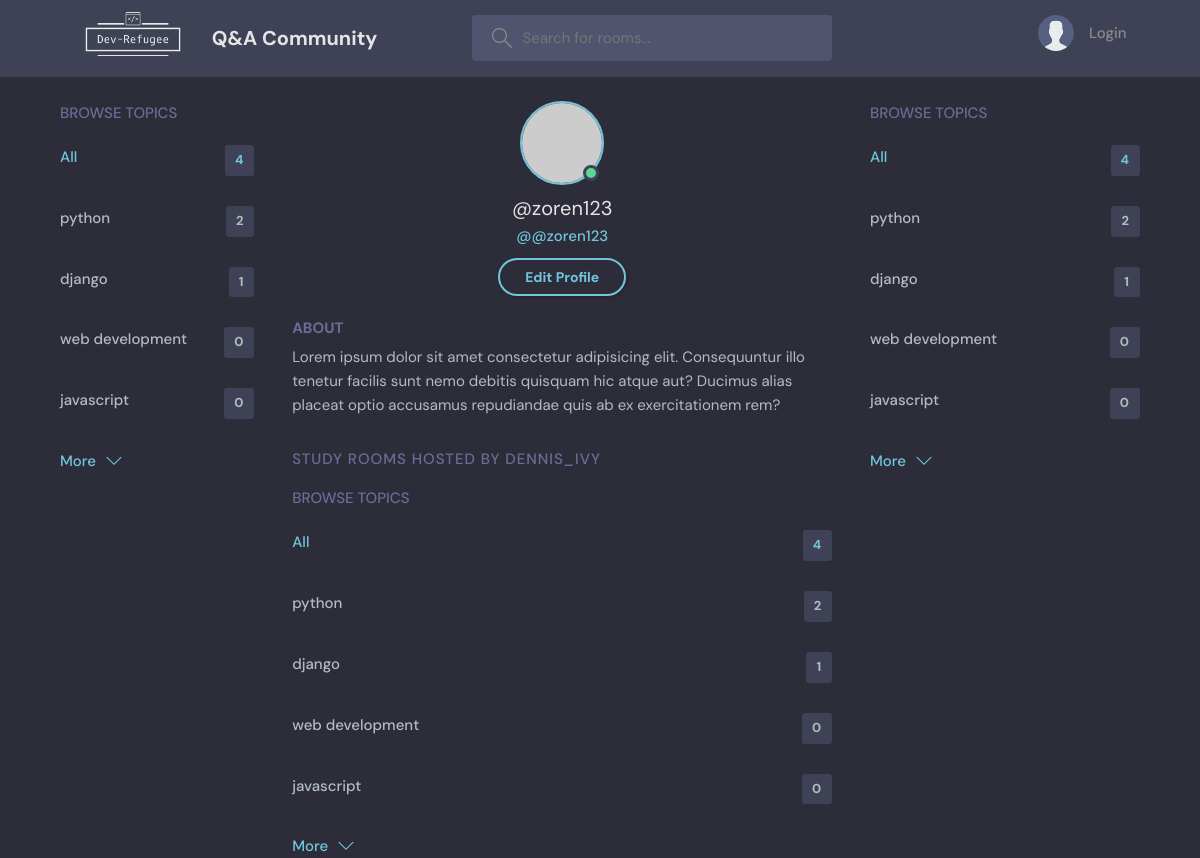
The app's page /profile/2/ with its own data.
### base/models.py (models this page shows, shortened)
class Topic(models.Model):
    name = models.CharField(max_length=200)

### base/views.py (the view)
def userProfile(request, pk):
    user = User.objects.get(id=pk)
    rooms = user.room_set.all()
    room_messages = user.message_set.all()
    topics = Topic.objects.all()
    context = {'user': user, 'rooms': rooms, 'room_messages': room_messages, 'topics': topics}
    return render(request, 'base/profile.html', context)

### base/templates/base/profile.html
{% extends 'main.html' %}
{% block content %}
  <main class="profile-page layout layout--3">
    <div class="container">
      {% include 'base/topics_component.html' %}
      <div class="roomList">
        <div class="profile">
          <div class="profile__avatar">
            <div class="avatar avatar--large active">
              <img src="https://randomuser.me/api/portraits/men/11.jpg" />
            </div>
          </div>
          <div class="profile__info">
            <h3>{{user.username}}</h3>
            <p>@{{user.username}}</p>
            <a href="edit-user.html" class="btn btn--main btn--pill">Edit Profile</a>
          </div>
          <div class="profile__about">
            <h3>About</h3>
            <p>
              Lorem ipsum dolor sit amet consectetur adipisicing elit. Consequuntur illo tenetur
              facilis sunt nemo debitis quisquam hic atque aut? Ducimus alias placeat optio
              accusamus repudiandae quis ab ex exercitationem rem?
            </p>
          </div>
        </div>
        <div class="roomList__header">
          <div>
            <h2>Study Rooms Hosted by dennis_ivy</a>
            </h2>
          </div>
        </div>
        {% include 'base/topics_component.html' %}
      </div>
      {% include 'base/topics_component.html' %}
    </div>
  </main>
{% endblock content %}

### base/templates/base/topics_component.html
<div class="topics">
    <div class="topics__header">
      <h2>Browse Topics</h2>
    </div>
    <ul class="topics__list">
      <li>
        <a href="{% url 'home' %}" class="active">All <span>{{topics.count}}</span></a>
      </li>
      {% for topic in topics %}
      <li>
        <a href="{% url 'home' %}? q={{topic.name}}">{{topic.name}}<span>{{topic.room_set.all.count}}</span></a>
      </li>
      {% endfor %}
    </ul>
    <a class="btn btn--link" href="topics.html">
      More
      <svg version="1.1" xmlns="http://www.w3.org/2000/svg" width="32" height="32" viewBox="0 0 32 32">
        <title>chevron-down</title>
        <path d="M16 21l-13-13h-3l16 16 16-16h-3l-13 13z"></path>
      </svg>
    </a>
  </div>

### static/styles/style.css (style rules this page uses)
:root { --color-main: #71c6dd; --color-main-light: #e1f6fb; --color-dark: #3f4156; --color-dark-medium: #51546e; --color-dark-light: #696d97; --color-light: #e5e5e5; --color-gray: #8b8b8b; --color-light-gray: #b2bdbd; --color-bg: #2d2d39; --color-success: #5dd693; --color-error: #fc4b0b; }
* { font-family: "DM Sans", -apple-system, BlinkMacSystemFont, "Segoe UI", Roboto, Oxygen, Ubuntu, Cantarell, "Open Sans", "Helvetica Neue", sans-serif; margin: 0; padding: 0; box-sizing: border-box; text-rendering: optimizeLegibility; font-size: inherit; }
html { font-size: 56.25%; }
@media only screen and (min-width: 1200px) { html { font-size: 62.5%; } }
body { line-height: 1.6; font-weight: 400; font-size: 1.5rem; color: var(--color-light-gray); background-color: var(--color-bg); min-height: 100vh; }
img { width: 100%; }
a { display: inline-block; color: var(--color-main); text-decoration: none; }
.container { max-width: 120rem; width: 90%; margin: auto; }
.btn { background-color: transparent; border: none; display: inline-flex; align-items: center; gap: 1rem; cursor: pointer; transition: all ease-in-out 0.3s; padding: 1rem 2rem; border-radius: 5px; box-shadow: 1px 1px 3px 1px rgba(0, 0, 0, 0.15); font-weight: 500; }
.btn--link { border-radius: 0; padding: 0; color: var(--color-main); box-shadow: none; }
.btn--main { background-color: var(--color-main); color: var(--color-dark); }
.btn > svg { fill: currentColor; width: 1.6rem; height: 1.6rem; }
.btn--pill { border-radius: 10rem; font-size: 1.4rem; font-weight: 700; padding: 6px 2.5rem; color: var(--color-main); background: transparent; border: 2px solid var(--color-main); }
.avatar { position: relative; display: inline-block; border-radius: 50%; border: 2px solid var(--color-main); }
.avatar img { display: block; border-radius: 50%; object-fit: cover; object-position: center; }
.avatar::after { content: ""; display: block; position: absolute; background-color: var(--color-gray); z-index: 111; border-radius: 50%; border: 0.3rem solid var(--color-dark); }
.avatar.active::after { background-color: var(--color-success); }
.avatar.avatar--large img { display: block; width: 8rem; height: 8rem; border-radius: 50%; }
.avatar.avatar--large:after { width: 1rem; height: 1rem; bottom: 2px; right: 3.5px; }
.layout { margin-top: 2.4rem; }
.layout > .container { display: flex; justify-content: space-between; align-items: flex-start; }
.layout--3 > .container > div:first-child { flex-basis: 18%; max-width: 22.5rem; }
.layout--3 > .container > div:nth-child(2) { flex-basis: 50%; }
.layout--3 > .container > div:last-child { flex-basis: 25%; }
.topics__header { margin-bottom: 2rem; }
.topics__header h2 { text-transform: uppercase; font-weight: 500; color: var(--color-dark-light); }
.topics__list { list-style: none; }
.topics__list li a { display: flex; justify-content: space-between; margin-bottom: 3rem; font-weight: 500; color: var(--color-light-gray); transition: all 0.3s ease-in-out; }
.topics__list li a.active, .topics__list li a:hover { color: var(--color-main); }
.topics__list li a span { padding: 0.5rem 1rem; background-color: var(--color-dark); border-radius: 3px; font-size: 1.3rem; font-weight: 700; letter-spacing: 1px; }
.roomList__header { display: flex; justify-content: space-between; align-items: center; margin-bottom: 2.4rem; }
.roomList__header h2 { text-transform: uppercase; font-weight: 500; color: var(--color-light); letter-spacing: 1px; }
.profile { margin-bottom: 3rem; }
.profile__avatar { text-align: center; }
.profile__info { text-align: center; }
.profile__info h3 { font-size: 2rem; color: var(--color-light); font-weight: 400; }
.profile__info p { color: var(--color-main); font-weight: 500; margin-bottom: 1rem; }
.profile__about { margin-top: 2rem; }
.profile__about h3 { text-transform: uppercase; color: var(--color-dark-light); margin-bottom: 0.5rem; }
.profile-page .roomList__header { margin-bottom: 1.5rem; }
.profile-page .roomList__header h2 { color: var(--color-dark-light); }

### records on screen
Topic: name "python", room_set.all.count "2"
Topic: name "django", room_set.all.count "1"
Topic: name "web development", room_set.all.count "0"
Topic: name "javascript", room_set.all.count "0"

### other values on screen
{{ topics.count }} "4 4 4"
{{ user.username }} "@zoren123"
